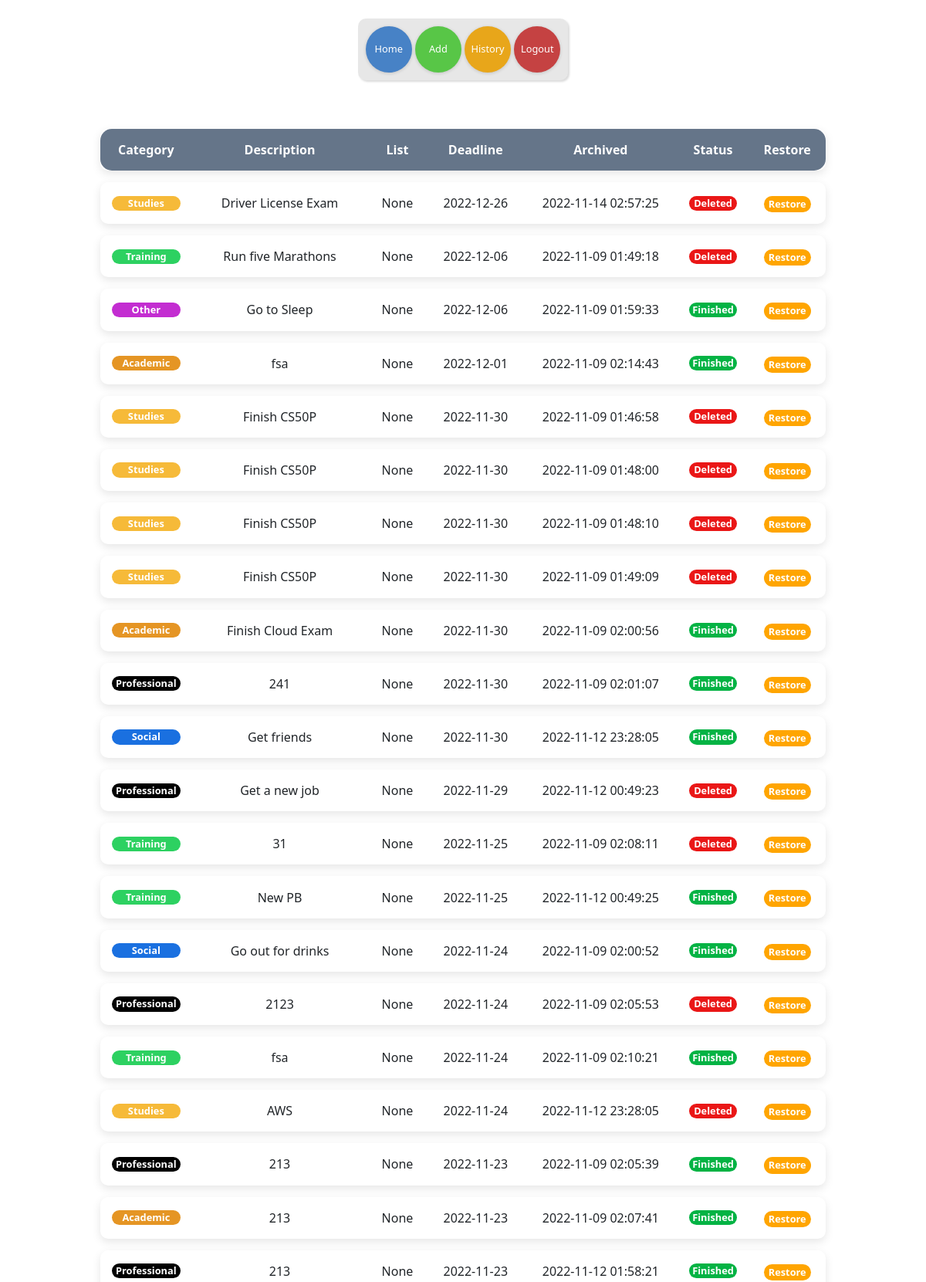
Screenshot of /history (signed in, upper part) with the database file from the repository.
### tables this page shows
CREATE TABLE history (id INTEGER, categories TEXT, description TEXT, date TEXT, dateefin text, how TEXT, list TEXT, FOREIGN KEY (id) REFERENCES users (id));

### app.py (the view)
@app.route("/history", methods=["GET"])
@login_required
def history():
    userid = session["user_id"]
    data = cursor.execute(
        "SELECT * FROM history WHERE id = ? ORDER BY date DESC", [userid]
    )
    data = cursor.fetchall()
    return render_template("history.html", data=data)

### app.py (called while the page is built)
@app.after_request
def after_request(response):
    response.headers["Cache-Control"] = "no-cache, no-store, must-revalidate"
    response.headers["Expires"] = 0
    response.headers["Pragma"] = "no-cache"
    return response

### helpers.py (called while the page is built)
def login_required(f):
    @wraps(f)
    def decorated_function(*args, **kwargs):
        if session.get("user_id") is None:
            return redirect("/login")
        return f(*args, **kwargs)
    return decorated_function

### templates/history.html (shortened to what this page needs)
{% extends "layout.html" %}
{% block main %}
<div class="tableContainer">
<table >
    <thead >
        <tr>
            <th>Category</th>
            <th>Description</th>
            <th>List</th>
            <th>Deadline</th>
            <th>Archived</th>
            <th>Status</th>
            <th>Restore</th>
        </tr>
    </thead>
        <tbody>
            {% for key in data %}
            <tr>
                <td >
                    <div class={{ key.categories }}>
                    {{ key.categories }}
                </div>
                </td>
                <td>
                    {{ key.description }}
                </td>
                <td>
                    {{ key.list }}
                </td>
                <td>
                    {{ key.date }}
                </td>
                <td>
                    {{ key.dateefin }}
                </td>
                <td>
                    <div class="{{ key.how }}">
                    {{ key.how }}
                </div>
                </td>
                <td >
                    <button id="restore" value="{{key.description}}">Restore</button>
                </td>
            </tr>
            {% endfor %}
        </tbody>
</table>
</div>
{% endblock %}

### static/styles.css (style rules this page uses)
body { background-color: white; }
.tableContainer { display: flex; justify-content: center; }
table { width: 80%; border-collapse: separate; border-spacing: 0px 15px; }
thead { background-color: rgb(101, 117, 137); color: white; }
thead th:first-of-type { border-top-left-radius: 15px; border-bottom-left-radius: 15px; }
thead th:last-of-type { border-top-right-radius: 15px; border-bottom-right-radius: 15px; }
th, td { padding: 15px; }
tr { padding: 15px; box-shadow: rgba(0, 0, 0, 0.1) 0px 4px 12px; border-radius: 10px; transition: 1s; }
table button { border-radius: 20px; border: none; background-color: orange; color: white; font-weight: bold; font-size: 0.8rem; transition: 0.5s; }
tr td > div { border-radius: 20px; font-weight: bold; color: white; font-size: 0.8rem; }
tr td .Professional { background-color: black; }
tr td .Academic { background-color: rgb(229, 149, 36); }
tr td .Social { background-color: rgb(26, 112, 224); }
tr td .Other { background-color: rgb(195, 45, 209); }
tr td .Training { background-color: rgb(45, 209, 97); }
tr td .Studies { background-color: rgb(246, 186, 57); }
tr td .Deleted { background-color: rgb(234, 23, 23); }
tr td .Finished { background-color: rgb(4, 179, 68); }

### rows the page displays
history: categories "Studies", description "Driver License Exam", list "None", date "2022-12-26", dateefin "2022-11-14 02:57:25", how "Deleted"
history: categories "Training", description "Run five Marathons", list "None", date "2022-12-06", dateefin "2022-11-09 01:49:18", how "Deleted"
history: categories "Other", description "Go to Sleep", list "None", date "2022-12-06", dateefin "2022-11-09 01:59:33", how "Finished"
history: categories "Academic", description "fsa", list "None", date "2022-12-01", dateefin "2022-11-09 02:14:43", how "Finished"
history: categories "Studies", description "Finish CS50P", list "None", date "2022-11-30", dateefin "2022-11-09 01:46:58", how "Deleted"
history: categories "Studies", description "Finish CS50P", list "None", date "2022-11-30", dateefin "2022-11-09 01:48:00", how "Deleted"
history: categories "Studies", description "Finish CS50P", list "None", date "2022-11-30", dateefin "2022-11-09 01:48:10", how "Deleted"
history: categories "Studies", description "Finish CS50P", list "None", date "2022-11-30", dateefin "2022-11-09 01:49:09", how "Deleted"
history: categories "Academic", description "Finish Cloud Exam", list "None", date "2022-11-30", dateefin "2022-11-09 02:00:56", how "Finished"
history: categories "Professional", description "241", list "None", date "2022-11-30", dateefin "2022-11-09 02:01:07", how "Finished"
history: categories "Social", description "Get friends", list "None", date "2022-11-30", dateefin "2022-11-12 23:28:05", how "Finished"
history: categories "Professional", description "Get a new job", list "None", date "2022-11-29", dateefin "2022-11-12 00:49:23", how "Deleted"
history: categories "Training", description "31", list "None", date "2022-11-25", dateefin "2022-11-09 02:08:11", how "Deleted"
history: categories "Training", description "New PB", list "None", date "2022-11-25", dateefin "2022-11-12 00:49:25", how "Finished"
history: categories "Social", description "Go out for drinks", list "None", date "2022-11-24", dateefin "2022-11-09 02:00:52", how "Finished"
history: categories "Professional", description "2123", list "None", date "2022-11-24", dateefin "2022-11-09 02:05:53", how "Deleted"
history: categories "Training", description "fsa", list "None", date "2022-11-24", dateefin "2022-11-09 02:10:21", how "Finished"
history: categories "Studies", description "AWS", list "None", date "2022-11-24", dateefin "2022-11-12 23:28:05", how "Deleted"
history: categories "Professional", description "213", list "None", date "2022-11-23", dateefin "2022-11-09 02:05:39", how "Finished"
history: categories "Academic", description "213", list "None", date "2022-11-23", dateefin "2022-11-09 02:07:41", how "Finished"
history: categories "Professional", description "213", list "None", date "2022-11-23", dateefin "2022-11-12 01:58:21", how "Finished"
